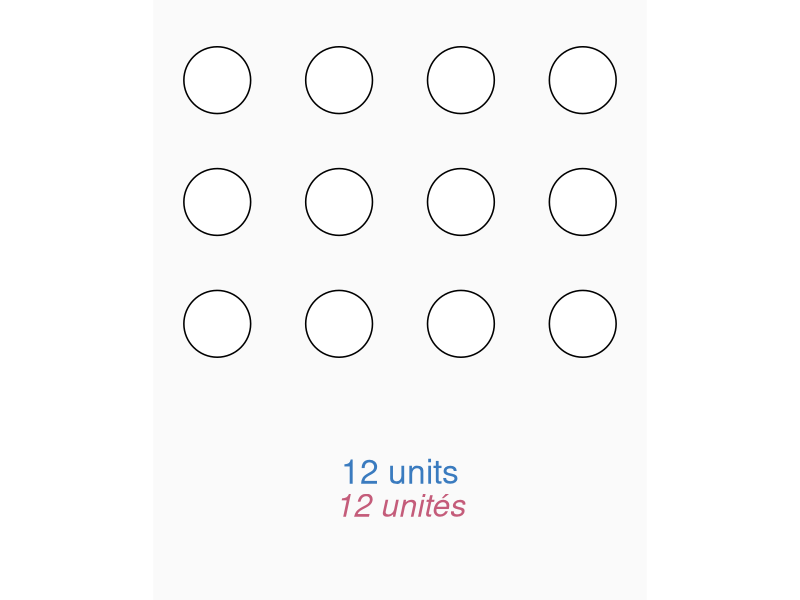
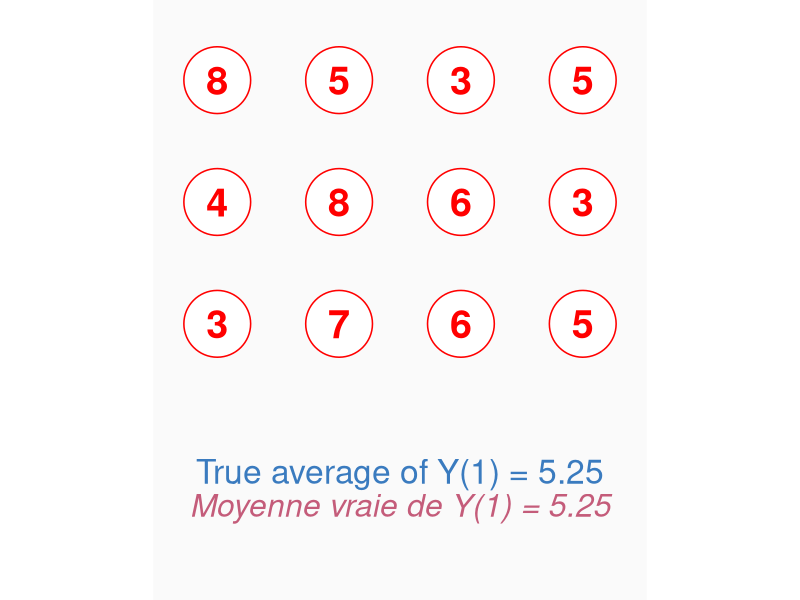
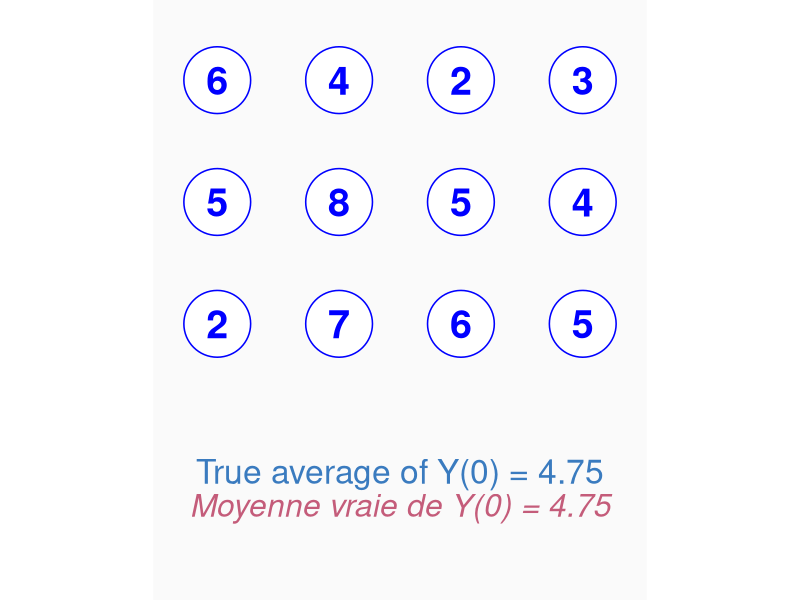
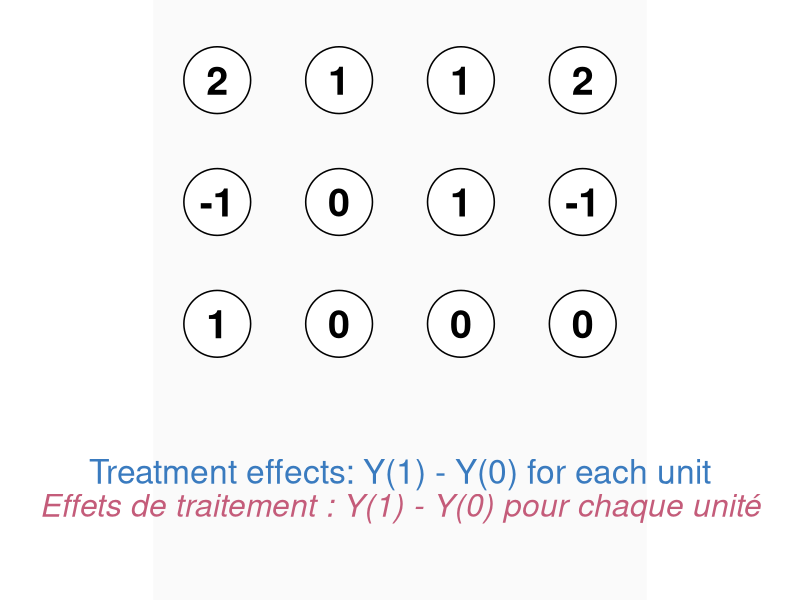
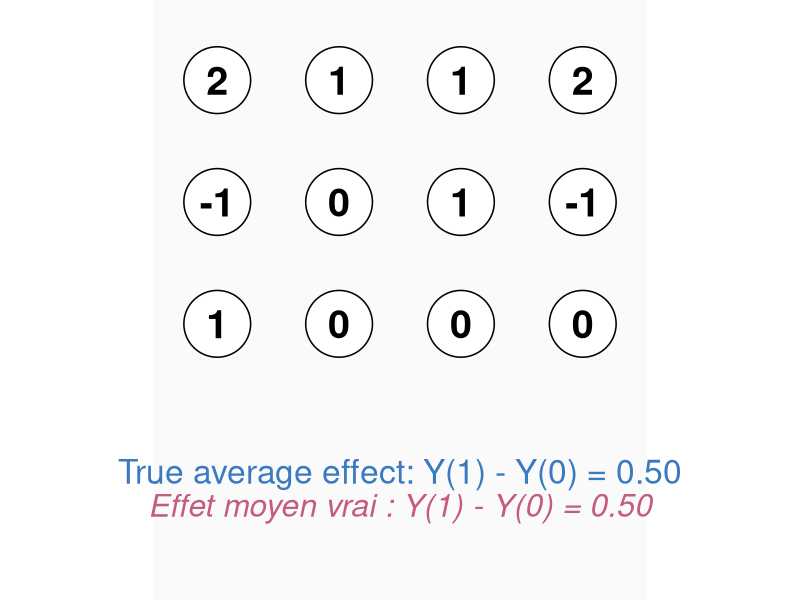
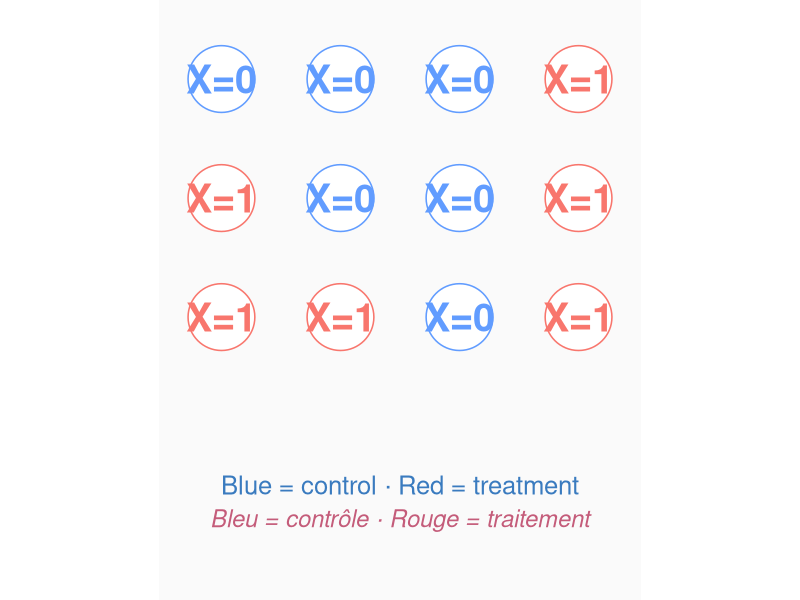
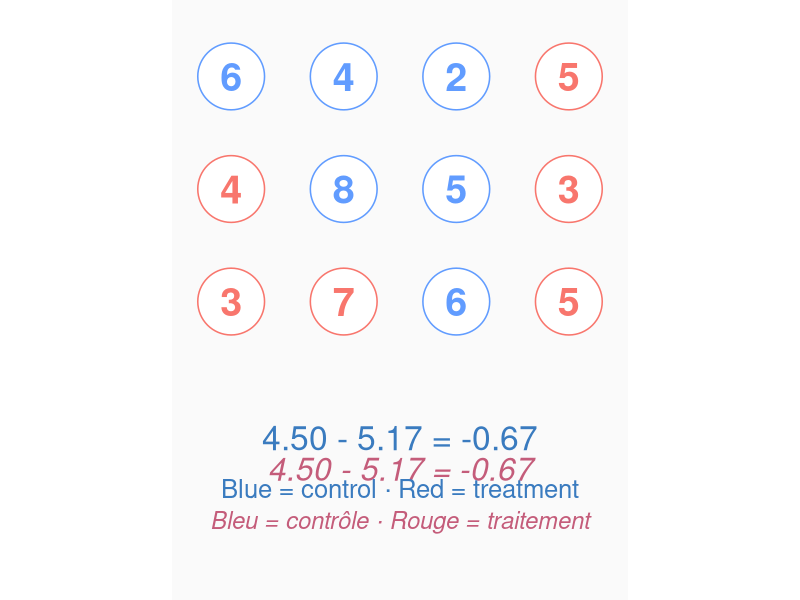
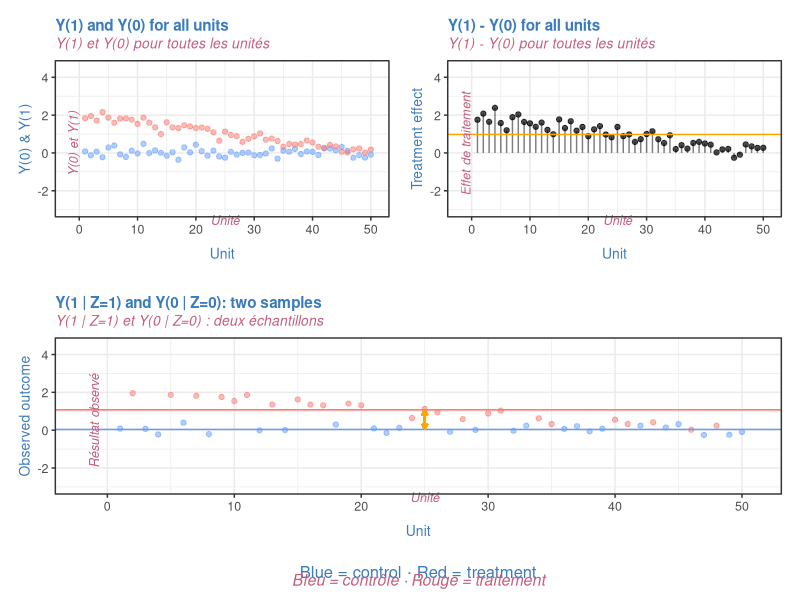

These charts were generated, in order, by the following R code:
## ---- chunk 1
library(tidyverse)
library(knitr)
library(patchwork)

opts_chunk$set(
  fig.align = "center",
  out.width = "90%",
  fig.width = 9,
  fig.height = 6.5
)

COL_EN <- "#3a7bbf"
COL_FR <- "#c45c7a"

add_bilingual_note <- function(
  p,
  x,
  y,
  en,
  fr,
  size_en = 8.5,
  size_fr = 8
) {
  if (!is.null(en)) {
    p <- p +
      annotate(
        "text",
        x = x,
        y = y + 0.14,
        label = en,
        color = COL_EN,
        size = size_en,
        lineheight = 0.9
      )
  }
  if (!is.null(fr)) {
    p <- p +
      annotate(
        "text",
        x = x,
        y = y - 0.14,
        label = fr,
        color = COL_FR,
        size = size_fr,
        lineheight = 0.9,
        fontface = "italic"
      )
  }
  p
}

plot_grid <- function(
  Y,
  X = rep(1, length(Y)),
  labels = NULL,
  title_en = NULL,
  title_fr = NULL,
  legend_en = NULL,
  legend_fr = NULL,
  color = "red"
) {
  stopifnot(length(Y) == 12)
  stopifnot(length(X) == 12)

  if (is.null(labels)) {
    labels <- if (is.numeric(Y)) as.character(Y) else as.character(Y)
  }
  stopifnot(length(labels) == 12)

  df <- tibble(
    x = rep(1:4, each = 3),
    y = rep(3:1, times = 4),
    label = labels,
    show = X == 1
  )

  df_show <- df |> filter(show)
  show_text <- any(!is.na(df_show$label) & df_show$label != "", na.rm = TRUE)

  p <- ggplot(df, aes(x, y)) +
    geom_point(
      data = df_show,
      shape = 21,
      fill = "white",
      color = color,
      size = 22,
      stroke = 0.8
    )

  if (show_text) {
    p <- p +
      geom_text(
        data = df_show,
        aes(label = label),
        color = color,
        size = 10,
        fontface = "bold"
      )
  }

  y_bottom <- -0.6
  if (!is.null(title_en) || !is.null(title_fr)) {
    p <- add_bilingual_note(p, 2.5, -0.35, title_en, title_fr)
    y_bottom <- -0.85
  }
  if (!is.null(legend_en) || !is.null(legend_fr)) {
    p <- add_bilingual_note(
      p, 2.5, y_bottom + 0.05, legend_en, legend_fr, 6.5, 6
    )
    y_bottom <- y_bottom - 0.35
  }

  p +
    coord_equal(
      xlim = c(0.7, 4.3),
      ylim = c(y_bottom, 3.4),
      clip = "off"
    ) +
    theme_void() +
    theme(
      plot.background = element_rect(fill = "grey98", color = NA),
      plot.margin = margin(4, 4, 18, 4)
    )
}

Y1 <- c(8, 4, 3,
       5, 8, 7,
       3, 6, 6,
       5, 3, 5)

Y0 <- c(6, 5, 2,
       4, 8, 7,
       2, 5, 6,
       3, 4, 5)

X_sample1 <- c(1, 1, 1, 0, 0, 1, 0, 0, 0, 1, 0, 1)
X_sample2 <- c(1, 1, 0, 0, 0, 1, 0, 1, 1, 0, 1, 0)
X_sample3 <- c(1, 1, 0, 1, 1, 0, 0, 0, 1, 1, 0, 0)

set.seed(123)
Z_assign <- rep(0L, 12L)
Z_assign[sample(12L, 6L)] <- 1L

PO_TREAT <- "#F8766D"
PO_CONTROL <- "#619CFF"
PO_LEGEND_EN <- "Blue = control · Red = treatment"
PO_LEGEND_FR <- "Bleu = contrôle · Rouge = traitement"

plot_assignment <- function(
  labels,
  Z,
  title_en = NULL,
  title_fr = NULL,
  subtitle_en = NULL,
  subtitle_fr = NULL,
  legend_en = PO_LEGEND_EN,
  legend_fr = PO_LEGEND_FR
) {
  stopifnot(length(labels) == 12, length(Z) == 12)

  df <- tibble(
    x = rep(1:4, each = 3),
    y = rep(3:1, times = 4),
    label = as.character(labels),
    treated = Z == 1
  )

  p <- ggplot(df, aes(x, y)) +
    geom_point(
      aes(color = treated),
      shape = 21,
      fill = "white",
      size = 22,
      stroke = 0.8
    ) +
    geom_text(
      aes(label = label, color = treated),
      size = 10,
      fontface = "bold"
    ) +
    scale_color_manual(
      values = c(`TRUE` = PO_TREAT, `FALSE` = PO_CONTROL),
      guide = "none"
    ) +
    theme_void() +
    theme(
      plot.background = element_rect(fill = "grey98", color = NA),
      plot.margin = margin(4, 4, 18, 4)
    )

  y_bottom <- -0.6
  if (!is.null(title_en) || !is.null(title_fr)) {
    p <- add_bilingual_note(p, 2.5, -0.35, title_en, title_fr)
    y_bottom <- -0.85
  }
  if (!is.null(subtitle_en) || !is.null(subtitle_fr)) {
    p <- add_bilingual_note(
      p, 2.5, y_bottom + 0.05, subtitle_en, subtitle_fr, 7, 6.5
    )
    y_bottom <- y_bottom - 0.3
  }
  if (!is.null(legend_en) || !is.null(legend_fr)) {
    p <- add_bilingual_note(
      p, 2.5, y_bottom + 0.05, legend_en, legend_fr, 6.5, 6
    )
    y_bottom <- y_bottom - 0.35
  }

  p +
    coord_equal(xlim = c(0.7, 4.3), ylim = c(y_bottom, 3.4), clip = "off")
}

po_panel <- function(
  p,
  N,
  title_en,
  title_fr,
  x_en = "Unit",
  x_fr = "Unité",
  y_en = "Outcome",
  y_fr = "Résultat"
) {
  p +
    coord_cartesian(xlim = c(-1.5, N + 0.5), ylim = c(-3, 4.5), clip = "off") +
    labs(title = title_en, subtitle = title_fr, x = x_en, y = y_en) +
    theme_bw() +
    theme(
      plot.title = element_text(
        color = COL_EN, size = 11, face = "bold", margin = margin(b = 2)
      ),
      plot.subtitle = element_text(
        color = COL_FR, size = 10, face = "italic", margin = margin(b = 6)
      ),
      axis.title.x = element_text(color = COL_EN, size = 10, margin = margin(t = 8)),
      axis.title.y = element_text(color = COL_EN, size = 10),
      axis.text = element_text(size = 9),
      legend.position = "none",
      plot.margin = margin(8, 8, 16, 8, "pt")
    ) +
    annotate(
      "text", x = N / 2, y = -3.55, label = x_fr,
      color = COL_FR, size = 3.2, fontface = "italic"
    ) +
    annotate(
      "text", x = -1.05, y = 0.5, label = y_fr,
      color = COL_FR, size = 3.2, fontface = "italic", angle = 90
    )
}

po.graph <- function(N, Y0, Y1, u, Z, excludep4 = FALSE) {
  data <- data.frame(u = u, Y0 = Y0, Y1 = Y1, Z = Z)

  p1 <- ggplot(data, aes(x = u, y = Y0)) +
    geom_point(col = PO_CONTROL, alpha = 0.5) +
    geom_point(aes(y = Y1), col = PO_TREAT, alpha = 0.5)
  p1 <- po_panel(
    p1, N,
    "Y(1) and Y(0) for all units",
    "Y(1) et Y(0) pour toutes les unités",
    y_en = "Y(0) & Y(1)", y_fr = "Y(0) et Y(1)"
  )

  p2 <- ggplot(data, aes(x = u, y = Y1 - Y0)) +
    geom_point(aes(y = Y1 - Y0), alpha = 0.7) +
    geom_segment(aes(x = u, xend = u, y = 0, yend = Y1 - Y0), alpha = 0.5) +
    geom_hline(aes(yintercept = mean(Y1 - Y0)), color = "orange")
  p2 <- po_panel(
    p2, N,
    "Y(1) - Y(0) for all units",
    "Y(1) - Y(0) pour toutes les unités",
    y_en = "Treatment effect", y_fr = "Effet de traitement"
  )

  mean_y0_z0 <- mean(data$Y0[data$Z == 0])
  mean_y1_z1 <- mean(data$Y1[data$Z == 1])
  gap_inset <- 0.08
  gap_arrow <- arrow(ends = "both", length = unit(0.12, "cm"))
  gap_segment <- function(y0, y1) {
    list(
      ylo = min(y0, y1) + gap_inset,
      yhi = max(y0, y1) - gap_inset
    )
  }
  gap_p3 <- gap_segment(mean_y0_z0, mean_y1_z1)

  p3 <- data |>
    mutate(Y = ifelse(Z == 0, Y0, Y1)) |>
    ggplot(aes(x = u, y = Y)) +
    geom_point(col = ifelse(Z, PO_TREAT, PO_CONTROL), alpha = 0.5) +
    geom_hline(yintercept = mean_y0_z0, col = PO_CONTROL) +
    geom_hline(yintercept = mean_y1_z1, col = PO_TREAT) +
    geom_segment(
      x = N / 2, xend = N / 2, y = gap_p3$ylo, yend = gap_p3$yhi,
      inherit.aes = FALSE, color = "orange", linewidth = 0.9, arrow = gap_arrow
    )
  p3 <- po_panel(
    p3, N,
    "Y(1 | Z=1) and Y(0 | Z=0): two samples",
    "Y(1 | Z=1) et Y(0 | Z=0) : deux échantillons",
    y_en = "Observed outcome", y_fr = "Résultat observé"
  )

  mean_y0_left  <- mean(data$Y0[data$Z == 0 & data$u <= N / 2])
  mean_y1_left  <- mean(data$Y1[data$Z == 1 & data$u <= N / 2])
  mean_y0_right <- mean(data$Y0[data$Z == 0 & data$u > N / 2])
  mean_y1_right <- mean(data$Y1[data$Z == 1 & data$u > N / 2])
  gap_p4_left  <- gap_segment(mean_y0_left, mean_y1_left)
  gap_p4_right <- gap_segment(mean_y0_right, mean_y1_right)

  p4 <- ggplot(data, aes(x = u, y = Y0)) +
    geom_point(col = PO_CONTROL, alpha = 0.7) +
    geom_point(aes(y = Y1), col = PO_TREAT, alpha = 0.5) +
    geom_segment(
      data = data[Z == 0 & u <= N / 2, ],
      aes(x = 1, xend = N / 2, y = mean_y0_left, yend = mean_y0_left),
      lwd = 1.3, col = PO_CONTROL, inherit.aes = FALSE
    ) +
    geom_segment(
      data = data[Z == 1 & u <= N / 2, ],
      aes(x = 1, xend = N / 2, y = mean_y1_left, yend = mean_y1_left),
      lwd = 1.3, col = PO_TREAT, inherit.aes = FALSE
    ) +
    geom_segment(
      data = data[Z == 0 & u > N / 2, ],
      aes(x = N / 2, xend = N, y = mean_y0_right, yend = mean_y0_right),
      lwd = 1.3, col = PO_CONTROL, inherit.aes = FALSE
    ) +
    geom_segment(
      data = data[Z == 1 & u > N / 2, ],
      aes(x = N / 2, xend = N, y = mean_y1_right, yend = mean_y1_right),
      lwd = 1.3, col = PO_TREAT, inherit.aes = FALSE
    ) +
    geom_segment(
      x = (1 + N / 2) / 2, xend = (1 + N / 2) / 2,
      y = gap_p4_left$ylo, yend = gap_p4_left$yhi,
      inherit.aes = FALSE, color = "orange", linewidth = 0.9, arrow = gap_arrow
    ) +
    geom_segment(
      x = (N / 2 + N) / 2, xend = (N / 2 + N) / 2,
      y = gap_p4_right$ylo, yend = gap_p4_right$yhi,
      inherit.aes = FALSE, color = "orange", linewidth = 0.9, arrow = gap_arrow
    )
  p4 <- po_panel(
    p4, N, "Subgroup ATEs", "ATE par sous-groupe",
    y_en = "Y(0) & Y(1)", y_fr = "Y(0) et Y(1)"
  )

  if (!excludep4) {
    combined <- (p1 | p2) / (p3 | p4)
  } else {
    combined <- wrap_plots(p1, p2, p3, design = "12\n33")
  }

  caption_plot <- add_bilingual_note(
    ggplot(), 0.5, 0.55, PO_LEGEND_EN, PO_LEGEND_FR, 4.2, 4
  ) +
    coord_cartesian(xlim = c(0, 1), ylim = c(0, 1), clip = "off") +
    theme_void()

  combined / caption_plot + plot_layout(heights = c(10, 0.7))
}

y1_hist <- c(7, 5, 3, 3, 5, 8, 6, 5, 3, 7, 6, 5)
tau_hist <- c(1, 1, 1, 0, 0, 0, 1, 1, 1, 0, 0, 0)
y0_hist <- y1_hist - tau_hist

set.seed(123)
n_hist_sim <- 3000
y1_sample_means <- replicate(n_hist_sim, mean(y1_hist[sample(12, 6)]))
ate_estimates <- replicate(n_hist_sim, {
  z <- rep(0L, 12L)
  z[sample(12, 6)] <- 1L
  mean(y1_hist[z == 1]) - mean(y0_hist[z == 0])
})

plot_sample_hist <- function(
  values,
  true_value,
  fill_col,
  title_en,
  title_fr,
  x_en,
  x_fr
) {
  p <- ggplot(tibble(x = values), aes(x)) +
    geom_histogram(bins = 16, fill = fill_col, color = "white", alpha = 0.9) +
    geom_vline(xintercept = true_value, linewidth = 1) +
    labs(title = title_en, subtitle = title_fr, x = x_en, y = "Count") +
    theme_bw() +
    theme(
      plot.title = element_text(color = COL_EN, face = "bold", size = 13),
      plot.subtitle = element_text(color = COL_FR, face = "italic", size = 11),
      axis.title.x = element_text(color = COL_EN, size = 10, margin = margin(t = 8)),
      axis.title.y = element_text(color = COL_EN, size = 10),
      plot.margin = margin(8, 8, 18, 8)
    )

  built <- ggplot_build(p)
  ymax <- max(built$data[[1]]$count, na.rm = TRUE)
  x_mid <- mean(range(values))

  p +
    expand_limits(y = ymax * 1.12) +
    coord_cartesian(clip = "off") +
    annotate(
      "text", x = x_mid, y = -0.14 * ymax, label = x_fr,
      color = COL_FR, size = 3.2, fontface = "italic"
    ) +
    annotate(
      "text", x = -Inf, y = Inf, label = "Fréquence",
      color = COL_FR, size = 3.2, fontface = "italic",
      vjust = 1.8, hjust = -0.15
    )
}
## ---- chunk 2
plot_grid(
  Y = rep(0, 12),
  labels = rep("", 12),
  title_en = "12 units",
  title_fr = "12 unités",
  color = "black"
)
## ---- chunk 3
plot_grid(
  Y1,
  title_en = sprintf("True average of Y(1) = %.2f", mean(Y1)),
  title_fr = sprintf("Moyenne vraie de Y(1) = %.2f", mean(Y1)),
  color = "red"
)
## ---- chunk 4
plot_grid(
  Y0,
  title_en = sprintf("True average of Y(0) = %.2f", mean(Y0)),
  title_fr = sprintf("Moyenne vraie de Y(0) = %.2f", mean(Y0)),
  color = "blue"
)
## ---- chunk 5
plot_grid(
  Y1 - Y0,
  title_en = "Treatment effects: Y(1) - Y(0) for each unit",
  title_fr = "Effets de traitement : Y(1) - Y(0) pour chaque unité",
  color = "black"
)
## ---- chunk 6
plot_grid(
  Y1 - Y0,
  title_en = sprintf(
    "True average effect: Y(1) - Y(0) = %.2f",
    mean(Y1 - Y0)
  ),
  title_fr = sprintf(
    "Effet moyen vrai : Y(1) - Y(0) = %.2f",
    mean(Y1 - Y0)
  ),
  color = "black"
)
## ---- chunk 7
plot_assignment(
  labels = if_else(Z_assign == 1, "X=1", "X=0"),
  Z = Z_assign
)
## ---- chunk 8
est_diff <- sprintf(
  "%.2f - %.2f = %.2f",
  mean(Y1[Z_assign == 1]),
  mean(Y0[Z_assign == 0]),
  mean(Y1[Z_assign == 1]) - mean(Y0[Z_assign == 0])
)
plot_assignment(
  labels = if_else(Z_assign == 1, as.character(Y1), as.character(Y0)),
  Z = Z_assign,
#  subtitle_en = "Sample mean difference",
#  subtitle_fr = "Différence des moyennes d'échantillon"
  title_en = est_diff,
  title_fr = est_diff,
)
## ---- chunk 9
set.seed(1)
## ---- chunk 10
N_po <- 50
u_po <- seq(1:N_po)
Y1_po <- 1 - (u_po - N_po / 2) / 25 + rnorm(N_po) / 5
Y0_po <- 0 + rnorm(N_po) / 5
Z_po <- 1:N_po %in% sample(N_po, N_po / 2)

po.graph(N_po, Y0_po, Y1_po, u_po, Z_po, excludep4 = TRUE)
## ---- chunk 11
set.seed(1)
N_po <- 50
u_po <- seq(1:N_po)
Y1_po <- 1 - (u_po - N_po / 2) / 25 + rnorm(N_po) / 5
Y0_po <- 0 + rnorm(N_po) / 5
Z_po <- 1 * (u_po > 25)

po.graph(N_po, Y0_po, Y1_po, u_po, Z_po, excludep4 = TRUE)
## ---- chunk 12
#| echo: false
#| fig-align: center
#| fig-width: 6
#| fig-height: 5.25
#| out-width: 100%
plot_assignment(
  labels = if_else(Z_assign == 1, as.character(Y1), as.character(Y0)),
  Z = Z_assign,
  title_en = est_diff,
  title_fr = est_diff,
  subtitle_en = "Sample mean difference",
  subtitle_fr = "Différence des moyennes d'échantillon"
)
## ---- chunk 13
#| echo: false
#| fig-align: center
#| fig-width: 6
#| fig-height: 5.25
#| out-width: 100%
plot_assignment(
  labels = if_else(Z_assign == 1, as.character(Y1), as.character(Y0)),
  Z = sample(Z_assign),
  title_en = est_diff,
  title_fr = est_diff,
  subtitle_en = "Sample mean difference",
  subtitle_fr = "Différence des moyennes d'échantillon"
)
## ---- chunk 14
plot_sample_hist(
  values = ate_estimates,
  true_value = mean(tau_hist),
  fill_col = "#984EA3",
  title_en = "Distribution of ATE estimates",
  title_fr = "Distribution des estimations de l'ATE",
  x_en = "Estimated ATE",
  x_fr = "ATE estimé"
)
## ---- chunk 15
plot_grid(
  Y1,
  X = X_sample1,
  title_en = sprintf(
    "Average Y(1) of sample #1 = %.2f",
    mean(Y1[X_sample1 == 1])
  ),
  title_fr = sprintf(
    "Moyenne de Y(1) de l'échantillon n°1 = %.2f",
    mean(Y1[X_sample1 == 1])
  ),
  color = "red"
)
## ---- chunk 16
plot_grid(
  Y1,
  X = X_sample2,
  title_en = sprintf(
    "Average Y(1) of sample #2 = %.2f",
    mean(Y1[X_sample2 == 1])
  ),
  title_fr = sprintf(
    "Moyenne de Y(1) de l'échantillon n°2 = %.2f",
    mean(Y1[X_sample2 == 1])
  ),
  color = "red"
)
## ---- chunk 17
plot_grid(
  Y1,
  X = X_sample3,
  title_en = sprintf(
    "Average Y(1) of sample #3 = %.2f",
    mean(Y1[X_sample3 == 1])
  ),
  title_fr = sprintf(
    "Moyenne de Y(1) de l'échantillon n°3 = %.2f",
    mean(Y1[X_sample3 == 1])
  ),
  color = "red"
)
## ---- chunk 18
plot_sample_hist(
  values = y1_sample_means,
  true_value = mean(y1_hist),
  fill_col = PO_TREAT,
  title_en = "Distribution of sample averages of Y(1)",
  title_fr = "Distribution des moyennes d'échantillon de Y(1)",
  x_en = "Sample average of Y(1)",
  x_fr = "Moyenne d'échantillon de Y(1)"
)
